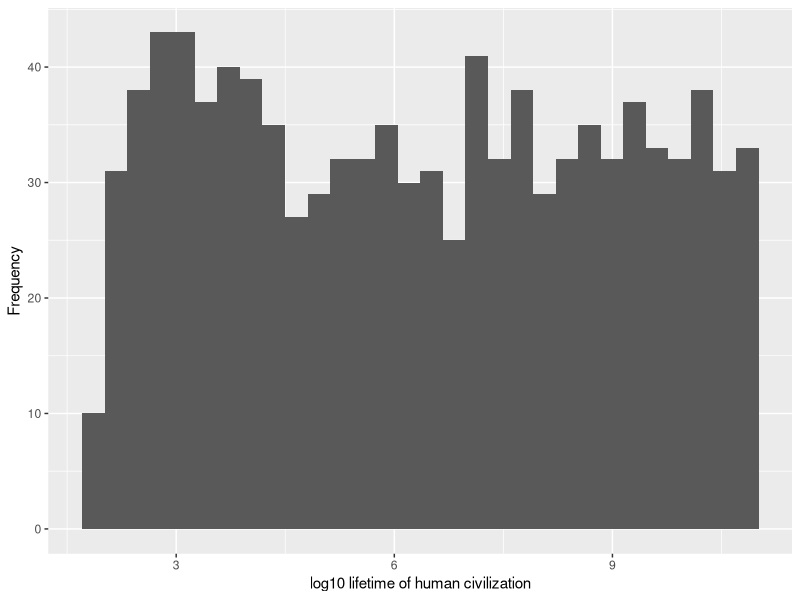
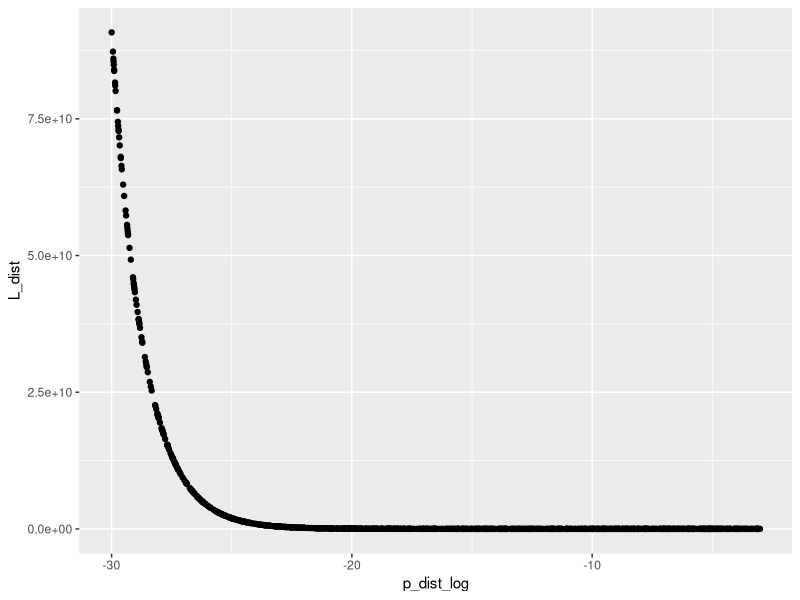
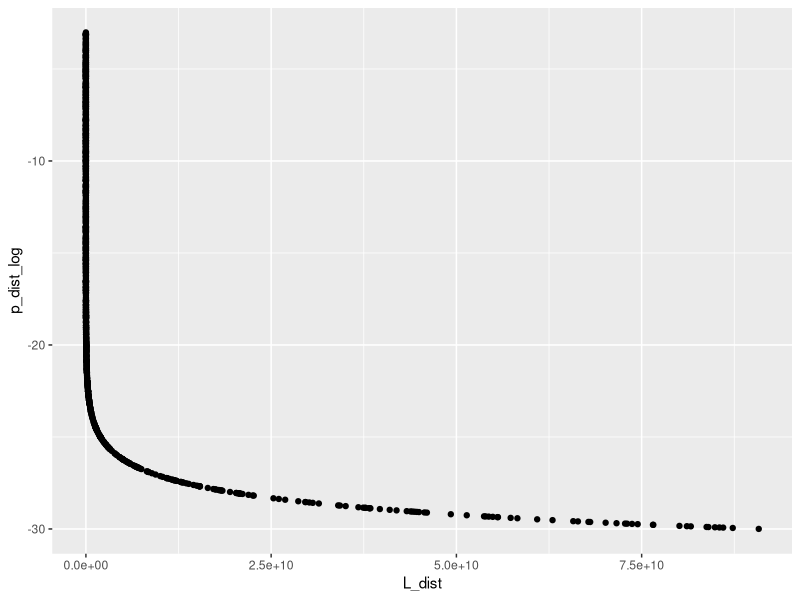
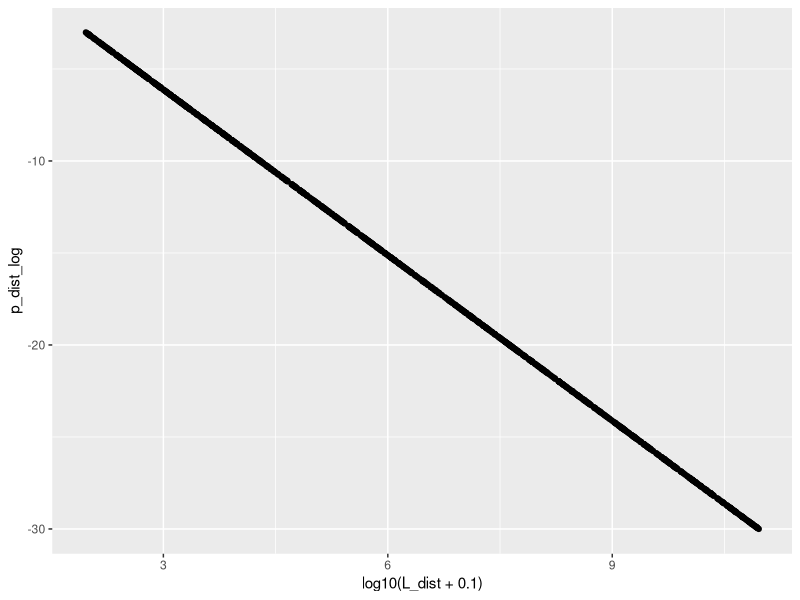

Reproduce these figures in R, in order.
#################################################
# Code to calculate the minimum value 
# of the lifetime of an advanced civilization
# so that it can detect the presence of another
# advanced radio transmitting civilization
##################################################

###########################
# load libraries
###########################
library(ggplot2)


c = (240 * pi)^(1/3)


(240 * pi)^(1/3)


p = 1e-12

L = c/ ( p^(1/3)  )

L

#####################
# general equation
#####################

d = 1/320

p = 1e-12

L = ( (3 * pi ) / ( 4 * p * d ) )^(1/3)

L


d = 1/320

p = 1e-15

L = ( (3 * pi ) / ( 4 * p * d ) )^(1/3)

L


############################
# sample p, d and plot L
############################

# sample from uniform distribution for log10(p)
N_samples = 1000 # number of samples
p_log_MIN = log10(1e-30) # minimum value of p on log scale
p_log_MAX = log10(1e-3)  # maximum value of p on log scale
p_dist_log = runif(n = N_samples, min = p_log_MIN, max = p_log_MAX)
p_dist = 10^p_dist_log

d = 1/320

# cosmic loneliness equation
L_dist = ( (3 * pi ) / ( 4 * p_dist * d ) )^(1/3)

L_dist

# plot L log
ggplot2::qplot( log10( L_dist), 
                xlab = 'log10 lifetime of human civilization',
                ylab = 'Frequency'
                )

summary( (L_dist)  )

ggplot2::qplot(x = p_dist_log, y = L_dist)

ggplot2::qplot(y = p_dist_log, x = L_dist)

# ggplot2::qplot(y = log10(p_dist_log + 0.1), x = log10(L_dist + 0.1) )
ggplot2::qplot(y = p_dist_log, x = log10(L_dist + 0.1) )
